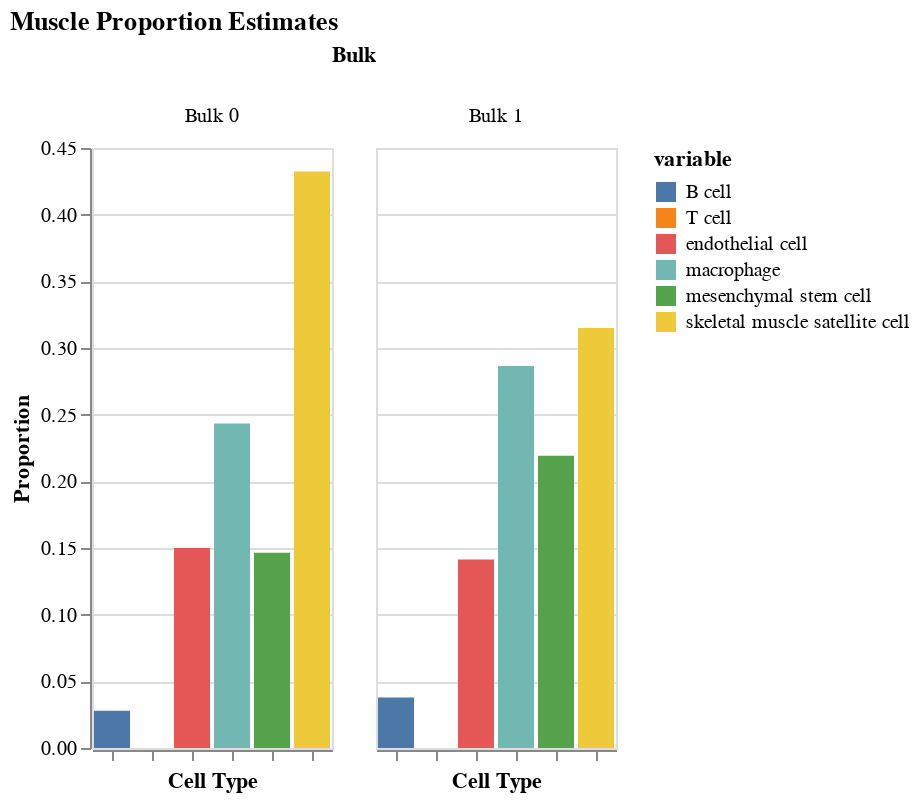

This figure's notebook cell:
### Code cell
model.plot_proportions('bar').properties(title="Muscle Proportion Estimates")

### Figure 1 — Vega-Lite specification as saved in the notebook (floating-point values rounded to 4 significant figures)
{"config": {"view": {"continuousWidth": 400, "continuousHeight": 300}}, "data": {"name": "data-b398056dd27383b737f22929a317be1d"}, "mark": "bar", "encoding": {"color": {"type": "nominal", "field": "variable"}, "column": {"type": "nominal", "field": "index", "title": "Bulk"}, "x": {"type": "nominal", "axis": {"labels": false, "title": "Cell Type"}, "field": "variable"}, "y": {"type": "quantitative", "axis": {"title": "Proportion"}, "field": "value"}}, "title": "Muscle Proportion Estimates", "$schema": "https://vega.github.io/schema/vega-lite/v4.8.1.json", "datasets": {"data-b398056dd27383b737f22929a317be1d": [{"index": "Bulk 0", "variable": "B cell", "value": 0.02796}, {"index": "Bulk 1", "variable": "B cell", "value": 0.03786}, {"index": "Bulk 0", "variable": "T cell", "value": 0.0}, {"index": "Bulk 1", "variable": "T cell", "value": 0.0}, {"index": "Bulk 0", "variable": "endothelial cell", "value": 0.15}, {"index": "Bulk 1", "variable": "endothelial cell", "value": 0.1413}, {"index": "Bulk 0", "variable": "macrophage", "value": 0.2434}, {"index": "Bulk 1", "variable": "macrophage", "value": 0.2866}, {"index": "Bulk 0", "variable": "mesenchymal stem cell", "value": 0.1464}, {"index": "Bulk 1", "variable": "mesenchymal stem cell", "value": 0.2192}, {"index": "Bulk 0", "variable": "skeletal muscle satellite cell", "value": 0.4323}, {"index": "Bulk 1", "variable": "skeletal muscle satellite cell", "value": 0.315}]}}
